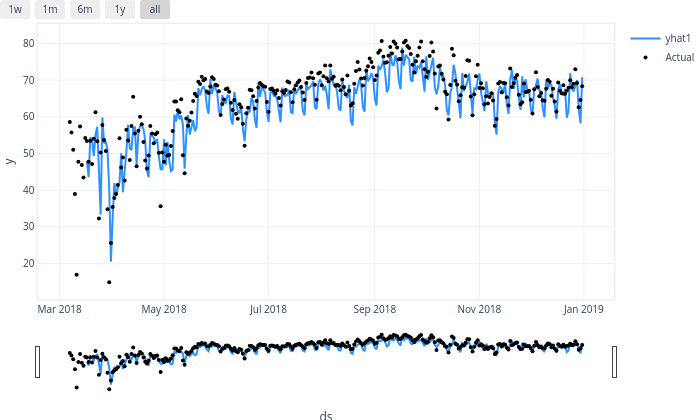

The cell this chart's notebook holds for it:
### Code cell
import pandas as pd
from neuralprophet import NeuralProphet, set_log_level
from sklearn.metrics import mean_absolute_percentage_error # 平均绝对百分比误差（MAPE，Mean Absolute Percentage Error）

# Model and prediction
m = NeuralProphet(
    # Disable trend changepoints
    n_changepoints=10,
    # Disable seasonality components
    yearly_seasonality=True,
    weekly_seasonality=True,
    daily_seasonality=True,
    # Add the autogression
    n_lags=10,
)

ts_train, ts_test = m.split_df(df, valid_p = 0.2, local_split = True)
metrics = m.fit(ts_train)
forecast_test = m.predict(ts_test)
last_day = 60
m.plot(forecast_test)

### Figure 1 — Plotly figure (JSON) as saved in the notebook; plotly's stock layout.template omitted (floating-point values rounded to 4 significant figures; data arrays with more than 128 entries replaced by an {"elided": "..."} marker saying what was removed)
{"data": [{"fill": "none", "line": {"color": "rgba(45, 146, 255, 1.0)", "width": 2}, "mode": "lines", "name": "yhat1", "type": "scatter", "x": {"elided": "300 str values"}, "y": {"elided": "300 float values"}}, {"marker": {"color": "black", "size": 4}, "mode": "markers", "name": "Actual", "type": "scatter", "x": {"elided": "300 str values"}, "y": {"elided": "300 float values"}}], "layout": {"autosize": true, "font": {"size": 10}, "height": 420, "hovermode": "x unified", "margin": {"b": 0, "l": 0, "pad": 0, "r": 10, "t": 10}, "showlegend": true, "title": {"font": {"size": 12}}, "width": 700, "xaxis": {"linewidth": 1.5, "mirror": true, "rangeselector": {"buttons": [{"count": 7, "label": "1w", "step": "day", "stepmode": "backward"}, {"count": 1, "label": "1m", "step": "month", "stepmode": "backward"}, {"count": 6, "label": "6m", "step": "month", "stepmode": "backward"}, {"count": 1, "label": "1y", "step": "year", "stepmode": "backward"}, {"step": "all"}]}, "rangeslider": {"visible": true}, "showline": true, "title": {"text": "ds"}, "type": "date"}, "yaxis": {"linewidth": 1.5, "mirror": true, "showline": true, "title": {"text": "y"}}}}
